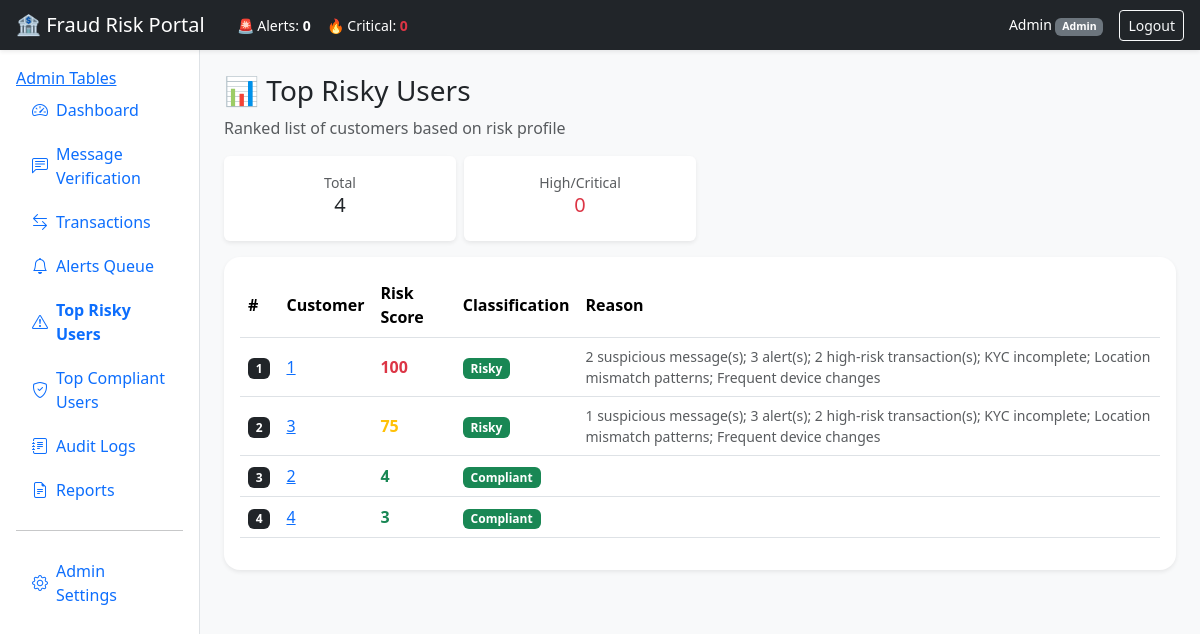
The app's page /top-risky (signed in) with its own data.
### app/models.py (models this page shows, shortened)
class User(db.Model, UserMixin):
    id = db.Column(db.Integer, primary_key=True)
    username = db.Column(db.String(80), unique=True, nullable=False)
    full_name = db.Column(db.String(120), nullable=False)
    role = db.Column(db.String(40), nullable=False, default=ROLE_BANKER)
    password_hash = db.Column(db.String(255), nullable=False)
    active = db.Column(db.Boolean, default=True)

class CustomerRiskScore(db.Model):
    id = db.Column(db.Integer, primary_key=True)
    customer_id = db.Column(db.Integer, db.ForeignKey("customer.id"), nullable=False)
    risk_score = db.Column(db.Integer, nullable=False)
    risk_classification = db.Column(db.String(20), nullable=False)
    reason_summary = db.Column(db.Text, nullable=False)
    updated_at = db.Column(db.DateTime, default=datetime.utcnow)

### app/routes/main.py (the view)
@main_bp.route("/top-risky")
@login_required
def top_risky():
    items = CustomerRiskScore.query.order_by(CustomerRiskScore.risk_score.desc()).all()
    return render_template("top_users.html", items=items, title="Top Risky Users", mode="risky")

### app/models.py (called while the page is built)
@login_manager.user_loader
def load_user(user_id):
    return db.session.get(User, int(user_id))

### app/routes/main.py (called while the page is built)
@main_bp.app_context_processor
def inject_stats():
    stats = {
        "total": MessagePrediction.query.count(),
        "fraud": MessagePrediction.query.filter(MessagePrediction.risk_score >= 50).count(),
        "legit": MessagePrediction.query.filter(MessagePrediction.risk_score < 50).count(),
    }
    return dict(stats=stats)

### templates/top_users.html
{% extends "base.html" %}
{% block content %}
<h3 class="mb-2">📊 {{ title }}</h3>
<p class="text-muted">Ranked list of customers based on risk profile</p>
<div class="row g-2 mb-3">
  <div class="col-md-3">
    <div class="card shadow-sm text-center">
      <div class="card-body">
        <div class="small text-muted">Total</div>
        <div class="h5">{{ items|length }}</div>
      </div>
    </div>
  </div>
  <div class="col-md-3">
    <div class="card shadow-sm text-center">
      <div class="card-body">
        <div class="small text-muted">High/Critical</div>
        <div class="h5 text-danger">
          {{ items | selectattr('risk_classification', 'in', ['High','Critical']) | list | length }}
        </div>
      </div>
    </div>
  </div>
</div>
<div class="card shadow-sm rounded-4">
  <div class="card-body">
    <div class="table-responsive">
      <table class="table align-middle">
        <thead>
          <tr>
            <th>#</th>
            <th>Customer</th>
            <th>Risk Score</th>
            <th>Classification</th>
            <th>Reason</th>
          </tr>
        </thead>
        <tbody>
        {% for x in items %}
          <tr class="{% if x.risk_classification == 'Critical' %}table-danger{% endif %}">
            <td>
              <span class="badge bg-dark">{{ loop.index }}</span>
            </td>
            <td>
              <a href="{{ url_for('main.customer_profile', customer_id=x.customer_id) }}">
                {{ x.customer_id }}
              </a>
            </td>
            <td>
              <span class="fw-bold
                {% if x.risk_score > 80 %}text-danger
                {% elif x.risk_score > 50 %}text-warning
                {% else %}text-success{% endif %}">
                {{ x.risk_score }}
              </span>
            </td>
            <td>
              <span class="badge
                {% if x.risk_classification == 'Critical' %}bg-danger
                {% elif x.risk_classification == 'High' %}bg-warning
                {% else %}bg-success{% endif %}">
                {{ x.risk_classification }}
              </span>
            </td>
            <td class="small text-muted">
              {{ x.reason_summary }}
            </td>
          </tr>
        {% endfor %}
        </tbody>
      </table>
    </div>
  </div>
</div>
{% endblock %}

### templates/base.html (shortened to what this page needs)
<!doctype html>
<html lang="en">
<head>
  <link href="https://cdn.jsdelivr.net/npm/bootstrap@5.3.3/dist/css/bootstrap.min.css" rel="stylesheet">
  <link href="https://cdn.jsdelivr.net/npm/bootstrap-icons@1.11.3/font/bootstrap-icons.css" rel="stylesheet">
  <link rel="stylesheet" href="{{ url_for('static', filename='css/style.css') }}">
</head>
<body class="bg-light">
<nav class="navbar navbar-dark bg-dark shadow-sm px-3">
  <div class="d-flex align-items-center gap-3">
    <span class="navbar-brand mb-0 h5">🏦 Fraud Risk Portal</span>
    <div class="d-none d-md-flex gap-3 text-white small">
      <span>🚨 Alerts: <b>{{ stats.open_alerts or 0 }}</b></span>
      <span>🔥 Critical: <b class="text-danger">{{ stats.critical_alerts or 0 }}</b></span>
    </div>
  </div>
  <div class="d-flex align-items-center gap-3 text-white">
    {% if current_user.is_authenticated %}
      <span class="small">
        {{ current_user.full_name }}
        <span class="badge bg-secondary">{{ current_user.role }}</span>
      </span>
      <a class="btn btn-outline-light btn-sm" href="{{ url_for('auth.logout') }}">Logout</a>
    {% endif %}
  </div>
</nav>
<div class="container-fluid">
  <div class="row">
    <aside class="col-lg-2 bg-white border-end min-vh-100 p-3">
    <a href="{{ url_for('admin.list_tables') }}">Admin Tables</a>
      <div class="nav flex-column gap-1">
        {% macro nav_item(endpoint, icon, label) %}
          <a class="nav-link d-flex align-items-center gap-2
            {% if request.endpoint == endpoint %}active fw-bold text-primary{% endif %}"
            href="{{ url_for(endpoint) }}">
            <i class="bi {{ icon }}"></i> {{ label }}
          </a>
        {% endmacro %}
        {{ nav_item('main.dashboard', 'bi-speedometer2', 'Dashboard') }}
        {{ nav_item('main.message_verify', 'bi-chat-left-text', 'Message Verification') }}
        {{ nav_item('main.transaction_monitor', 'bi-arrow-left-right', 'Transactions') }}
        {{ nav_item('main.alerts_queue', 'bi-bell', 'Alerts Queue') }}
        {{ nav_item('main.top_risky', 'bi-exclamation-triangle', 'Top Risky Users') }}
        {{ nav_item('main.top_compliant', 'bi-shield-check', 'Top Compliant Users') }}
        {{ nav_item('main.audit_logs', 'bi-journal-text', 'Audit Logs') }}
        {{ nav_item('main.reports_page', 'bi-file-earmark-text', 'Reports') }}
        {% if current_user.role == "Admin" %}
          <hr>
          {{ nav_item('main.admin_settings', 'bi-gear', 'Admin Settings') }}
        {% endif %}
      </div>
    </aside>
    <main class="col-lg-10 p-4">
      {% block content %}{% endblock %}
    </main>
  </div>
</div>
</body>
</html>

### static/css/style.css (style rules this page uses)
:root { --navy: #0b1f3a; --accent: #1d4ed8; --soft: #f4f7fb; }
.card { border: 0; }
.table td, .table th { vertical-align: middle; }

### records on screen
User: full_name "Admin", role "Admin"
CustomerRiskScore: customer_id "1", risk_score "100", risk_classification "Risky", reason_summary "2 suspicious message(s); 3 alert(s); 2 high-risk transaction(s); KYC incomplete; Location mismatch patterns; Frequent device changes"
CustomerRiskScore: customer_id "3", risk_score "75", risk_classification "Risky", reason_summary "1 suspicious message(s); 3 alert(s); 2 high-risk transaction(s); KYC incomplete; Location mismatch patterns; Frequent device changes"
CustomerRiskScore: customer_id "2", risk_score "4", risk_classification "Compliant"
CustomerRiskScore: customer_id "4", risk_score "3", risk_classification "Compliant"

### other values on screen
{{ stats.open_alerts or 0 }} "0"
{{ stats.critical_alerts or 0 }} "0"
{{ label }} "Dashboard Message Verification Transactions Alerts Queue Top Risky Users Top Compliant Users Audit Logs Reports Admin Settings"
{{ title }} "Top Risky Users"
{{ items|length }} "4"
